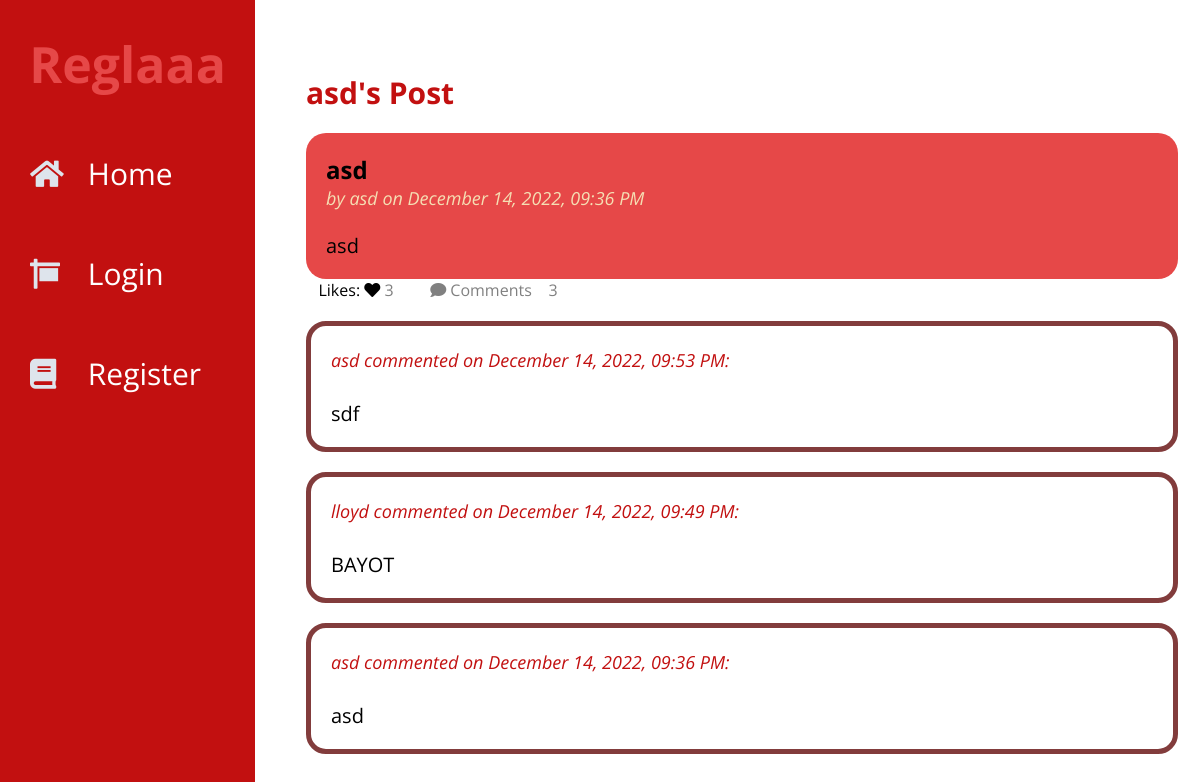
Page /comments/1/view on the committed database.
### tables this page shows
CREATE TABLE user (
  id INTEGER PRIMARY KEY AUTOINCREMENT,
  username TEXT UNIQUE NOT NULL,
  password TEXT NOT NULL
);

CREATE TABLE post (
  id INTEGER PRIMARY KEY AUTOINCREMENT,
  author_id INTEGER NOT NULL,
  created TIMESTAMP DEFAULT (datetime('now','localtime')),
  title TEXT NOT NULL,
  body TEXT NOT NULL,
  FOREIGN KEY (author_id) REFERENCES user (id)
);

CREATE TABLE comments (
  id INTEGER PRIMARY KEY AUTOINCREMENT,
  post_id INTEGER NOT NULL,
  user_id INTEGER NOT NULL,
  body TEXT NOT NULL,
  created TIMESTAMP DEFAULT (datetime('now','localtime')),
  FOREIGN KEY (post_id) REFERENCES post (id),
  FOREIGN KEY (user_id) REFERENCES user (id)
);

### flaskr/blog.py (the view, shortened to what this page needs)
@bp.route("/comments/<int:post_id>/<action>",methods=("GET", "POST"))
def comments(post_id,action):
    db = get_db()
    post = db.execute(
        "SELECT p.id, title, body, created, author_id, username,"
        "(SELECT COUNT(user_id) FROM likes WHERE post_id = p.id) AS likes,"
        "(SELECT COUNT(user_id) FROM comments WHERE post_id = p.id) AS comments"
        " FROM post p JOIN user u ON p.author_id = u.id"
        " WHERE p.id = ?"
        " ORDER BY created DESC"
        , (post_id,),
    ).fetchone()
    comms = db.execute(
        "SELECT c.id, body, created, user_id, username"
        " FROM comments c JOIN user u ON c.user_id = u.id"
        " WHERE c.post_id = ?"
        " ORDER BY created DESC"
        , (post_id,),
    ).fetchall()
    return render_template("blog/comments.html",post=post,comms=comms,action=action)

### flaskr/auth.py (called while the page is built, shortened)
@bp.before_app_request
def load_logged_in_user():
    user_id = session.get("user_id")
    if user_id is None:
        g.user = None
        g.liked = None

### flaskr/db.py (called while the page is built)
def get_db():
    if "db" not in g:
        g.db = sqlite3.connect(
            current_app.config["DATABASE"], detect_types=sqlite3.PARSE_DECLTYPES
        )
        g.db.row_factory = sqlite3.Row
    return g.db

### flaskr/templates/blog/comments.html (shortened to what this page needs)
{% extends 'base.html' %}
{% block posts %}
  <p class="title">{% block title %}{{post['username']}}'s Post{% endblock %}</p>
{% endblock %}
{% block content %}
<article class="post">
        <div class="body">
            <h2>{{ post['title'] }}</h2>
            <p class="about">by {{ post['username'] }} on {{ post['created'].strftime("%B %d, %Y, %I:%M %p") }}</p>
            <br>
            <br>
            <p class="body">{{ post['body'] }}</p>
        </div>
</article>
    <div class="opt">
        {% if g.user %}
            {% if [post['id'],g.user['id']] in g.liked %}
                <a class="unlike" href="{{ url_for('blog.like_action', post_id=post.id, action='unlike') }}">
                    <span class="icon">&nbsp&nbsp&nbsp<i class="fas fa-heart"></i></span>
                    <span class="item">Unlike</span>
                </a>
            {% else %}
                <a href="{{ url_for('blog.like_action', post_id=post.id, action='like') }}">
                    <span class="icon">&nbsp&nbsp&nbsp<i class="fas fa-heart"></i></span>
                    <span class="item">Like {{ like }}</span>
                </a>
            {% endif %}
        {% else %}
        <span class="icon">&nbsp&nbsp&nbspLikes: <i class="fas fa-heart"></i></span>
        {% endif %}
        <p>{{ post['likes'] }}</p>
        <a>
            <span class="icon">&nbsp&nbsp&nbsp<i class="fas fa-comment"></i></span>
            <span class="item">Comments &nbsp&nbsp&nbsp{{ post.comments }}</span>
        </a>
    </div>
{% if action == 'add' %}
<div class="form">
  <form method="post">
    <label for="body">Comment as {{ g.user['username'] }}: </label>
    <textarea class="com" name="body" id="body">{{ request.form['body'] }}</textarea>
    <input type="submit" value="Comment">
  </form>
  </div>
{% else %}
{% for comm in comms %}
<article class="comment">
    <div class="body">
        <p class="about">{{comm.username}} commented on {{comm.created.strftime("%B %d, %Y, %I:%M %p")}}: </p>
        <br>
        <br>
        <p class="body">{{comm.body}}</p>
    </div>
</article>
{% endfor %}
{% endif %}
{% endblock %}

### flaskr/static/style.css (style rules this page uses)
* { list-style: none; text-decoration: none; margin: 0; padding: 0; box-sizing: border-box; font-family: 'Open Sans', sans-serif; }
.post { margin-top: 20px; padding: 20px; border-radius: 20px; background-color: #E64848; transition: all 1s ease; }
.post .about { color: wheat; font-size: 18px; font-style: italic; }
.title { color: #C21010; font-weight: bold; font-size: 30px; }
.opt { display: block; }
.opt a,p { display: inline-block; margin-right: 20px; color: #808080; }
.comment { display: block; margin-top: 20px; padding: 20px; border-radius: 20px; border: 5px solid #823c3c; transition: all 1s ease; font-size: 20px; }
.comment .about { color: #C21010; font-size: 18px; font-style: italic; }
p.body { white-space: pre-line; font-size: 20px; color: black !important; }

### rows in the picture
user: username "asd"
post: title "asd", created "December 14, 2022, 09:36 PM", body "asd"
comments: username "asd", created "December 14, 2022, 09:53 PM", body "sdf"
comments: username "lloyd", created "December 14, 2022, 09:49 PM", body "BAYOT"
comments: username "asd", created "December 14, 2022, 09:36 PM", body "asd"

### other values in the picture
{{ post['likes'] }} "3"
{{ post.comments }} "3"
